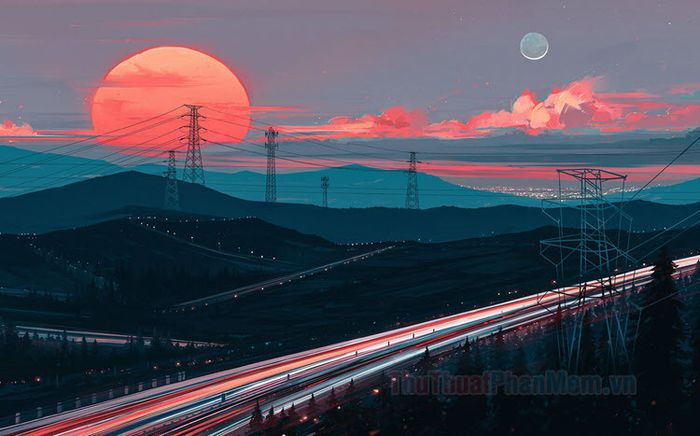
#> input picture exercise_2/assets/anh-mo-ta.jpg, 700 x 436 px; its folder holds only this picture in this run
$ python question2_main.py --input assets/anh-mo-ta.jpg
#> lines starting #> are read from the running program, lines starting #| are printed output that depends on the picture
### exercise_2/src/infrastructure/image_io.py
from __future__ import annotations

from pathlib import Path

import cv2
import numpy as np


class ImageIO:
    """Handle image loading and saving concerns."""

    def load(self, file_path: Path) -> np.ndarray:
        if not file_path.exists():
            raise FileNotFoundError(f"Image not found: {file_path}")

        image = cv2.imread(str(file_path), cv2.IMREAD_COLOR)
#> image is the input picture: shape (436, 700, 3); mean B, G, R 88.3, 75.1, 74.3
        if image is None:
            raise ValueError(f"Cannot decode image data from: {file_path}")
        return image

    def save(self, file_path: Path, image: np.ndarray) -> None:
        file_path.parent.mkdir(parents=True, exist_ok=True)
        if not cv2.imwrite(str(file_path), image):
            raise OSError(f"Cannot save image to: {file_path}")

    def show(self, window_name: str, image: np.ndarray) -> None:
        cv2.namedWindow(window_name, cv2.WINDOW_NORMAL)
        cv2.imshow(window_name, image)

### exercise_2/src/application/sharpening_use_case.py
from __future__ import annotations

from dataclasses import dataclass
from pathlib import Path

import cv2
import numpy as np

from src.infrastructure.image_io import ImageIO
from src.infrastructure.workspace_image_provider import WorkspaceImageProvider


@dataclass(frozen=True)
class SharpeningConfig:
    input_path: Path | None
    search_root: Path
    output_dir: Path
    show_windows: bool = False
    blur_kernel_size: int = 5
    blur_sigma: float = 0.0
    canny_low_threshold: int = 50
    canny_high_threshold: int = 150


class SharpeningUseCase:
    """Demonstrate Canny-based edge mask filtering for Question 2."""

    def __init__(self, image_io: ImageIO, image_provider: WorkspaceImageProvider) -> None:
        self._image_io = image_io
        self._image_provider = image_provider

    def execute(self, config: SharpeningConfig) -> dict[str, Path]:
        selected_input = self._resolve_input_path(config)
        original_image = self._image_io.load(selected_input)
        gray_image = cv2.cvtColor(original_image, cv2.COLOR_BGR2GRAY)
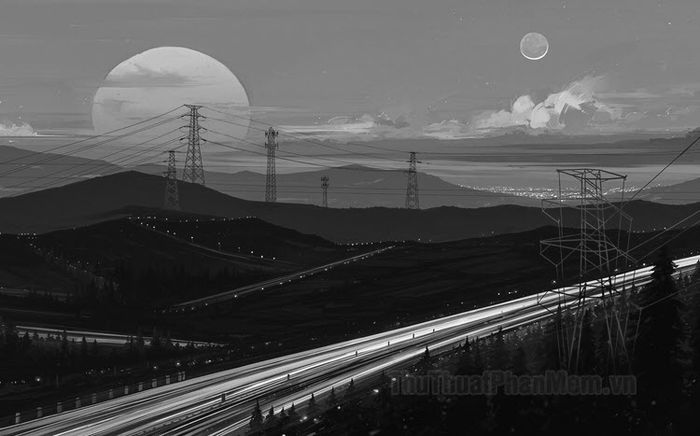
#> gray_image: shape (436, 700); min 1, max 255, mean 76.4

        blur_kernel = (config.blur_kernel_size, config.blur_kernel_size)
        blurred_image = cv2.GaussianBlur(original_image, blur_kernel, sigmaX=config.blur_sigma)
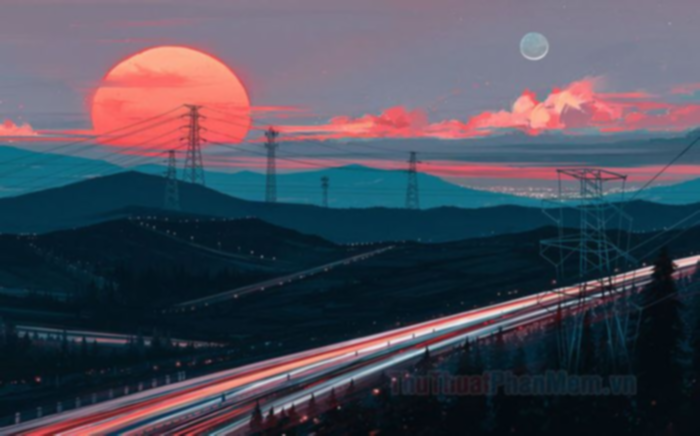
#> blurred_image: shape (436, 700, 3); mean B, G, R 88.3, 75.1, 74.3
        edges_mask = cv2.Canny(
            gray_image,
            threshold1=config.canny_low_threshold,
            threshold2=config.canny_high_threshold,
        )
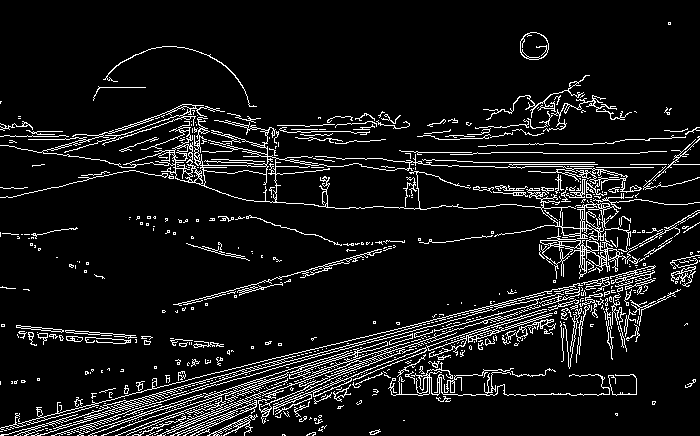
#> edges_mask: shape (436, 700); 8.5% white in thin lines or dots

        edges_mask_3ch = cv2.cvtColor(edges_mask, cv2.COLOR_GRAY2BGR)
#> edges_mask_3ch: shape (436, 700, 3); 8.5% white in thin lines or dots
        edge_preserved_result = np.where(edges_mask_3ch == 255, original_image, blurred_image)
        edge_preserved_result = edge_preserved_result.astype(np.uint8)

        panel_image = np.hstack([original_image, blurred_image, edge_preserved_result])
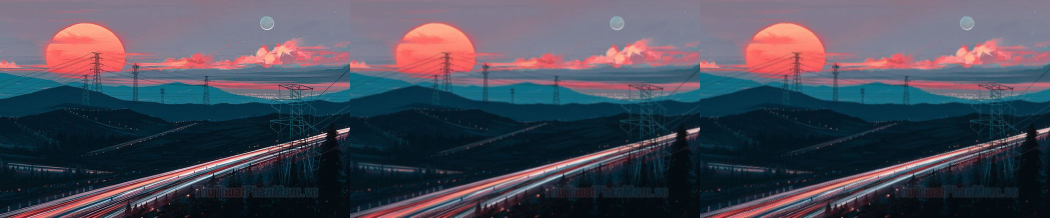
#> panel_image: shape (436, 2100, 3) (shown at 1/2 size); mean B, G, R 88.3, 75.1, 74.3

        results: dict[str, np.ndarray] = {
            "01_original": original_image,
            "02_blurred": blurred_image,
            "03_canny_mask": edges_mask,
            "04_edge_preserved_result": edge_preserved_result,
            "05_comparison_panel": panel_image,
        }

        output_paths: dict[str, Path] = {}
        config.output_dir.mkdir(parents=True, exist_ok=True)

        for name, image in results.items():
            output_path = config.output_dir / f"{name}.png"
            self._image_io.save(output_path, image)
            output_paths[name] = output_path

            if config.show_windows:
                self._image_io.show(name, image)
#> this loop made 5 passes
#> name on passes 1 to 5: '01_original', '02_blurred', '03_canny_mask', '04_edge_preserved_result', '05_comparison_panel'
#> after the loop, output_paths = 5 items

        summary_path = config.output_dir / "run_summary_question2.txt"
        summary_path.write_text(
            self._build_summary_text(selected_input=selected_input, outputs=output_paths, config=config),
            encoding="utf-8",
        )
        output_paths["run_summary_question2"] = summary_path

        if config.show_windows:
            cv2.waitKey(0)
            cv2.destroyAllWindows()

        return output_paths

    def _resolve_input_path(self, config: SharpeningConfig) -> Path:
        if config.input_path is not None:
            return config.input_path

        images = self._image_provider.list_images(config.search_root)
        return self._image_provider.pick_random(images)

    @staticmethod
    def _build_summary_text(
        selected_input: Path,
        outputs: dict[str, Path],
        config: SharpeningConfig,
    ) -> str:
        lines = [
            f"Anh dau vao duoc chon: {selected_input}",
            "",
            "Phuong phap duoc chon: Canny Edge Detection + Masking",
            "- Buoc 1: Tao mat na bien bang Canny tren anh xam.",
            "- Buoc 2: Tao anh mo toan cuc bang Gaussian Blur.",
            "- Buoc 3: Neu la bien thi giu pixel anh goc, nguoc lai lay pixel anh mo.",
            f"- Tham so Canny: low={config.canny_low_threshold}, high={config.canny_high_threshold}",
            f"- Tham so Gaussian: kernel={config.blur_kernel_size}x{config.blur_kernel_size}, sigma={config.blur_sigma}",
            "",
            "Cac file ket qua:",
        ]

        for key, path in outputs.items():
            lines.append(f"- {key}: {path}")
#> this loop made 5 passes
#> after the loop, lines = 15 items

        return "\n".join(lines)

### exercise_2/src/infrastructure/workspace_image_provider.py
from __future__ import annotations

import random
from pathlib import Path
from typing import Iterable


class WorkspaceImageProvider:
    """Find and pick input images from a workspace."""

    SUPPORTED_EXTENSIONS = {".jpg", ".jpeg", ".png", ".bmp", ".tif", ".tiff"}
    EXCLUDED_DIRS = {".git", ".venv", "venv", "__pycache__", "outputs", "build", "dist"}

    def __init__(self, seed: int | None = None) -> None:
        self._random = random.Random(seed)

    # [22 lines left out: functions list_images, pick_random, not called in this run]

### exercise_2/question2_main.py
from __future__ import annotations

import argparse
from pathlib import Path

from src.application.sharpening_use_case import SharpeningConfig, SharpeningUseCase
from src.infrastructure.image_io import ImageIO
from src.infrastructure.workspace_image_provider import WorkspaceImageProvider


def parse_args() -> argparse.Namespace:
    project_root = Path(__file__).resolve().parent
    parser = argparse.ArgumentParser(
        description="Question 2: Canny edge mask and edge-preserving result"
    )
    parser.add_argument(
        "--input",
        type=Path,
        default=None,
        help="Optional image path. If omitted, a random image in assets/ is used.",
    )
    parser.add_argument(
        "--search-root",
        type=Path,
        default=project_root / "assets",
        help="Folder used to discover images for random selection.",
    )
    parser.add_argument(
        "--output-dir",
        type=Path,
        default=project_root / "outputs_question2",
        help="Directory where Question 2 outputs are saved.",
    )
    parser.add_argument(
        "--seed",
        type=int,
        default=None,
        help="Optional random seed for reproducible random image selection.",
    )
    parser.add_argument(
        "--no-show",
        dest="show",
        action="store_false",
        help="Disable image display windows.",
    )
    parser.add_argument(
        "--blur-kernel",
        type=int,
        default=5,
        help="Gaussian blur kernel size (odd number).",
    )
    parser.add_argument(
        "--blur-sigma",
        type=float,
        default=0.0,
        help="Gaussian blur sigma.",
    )
    parser.add_argument(
        "--canny-low",
        type=int,
        default=50,
        help="Low threshold for Canny edge detection.",
    )
    parser.add_argument(
        "--canny-high",
        type=int,
        default=150,
        help="High threshold for Canny edge detection.",
    )
    parser.set_defaults(show=True)
    return parser.parse_args()


def main() -> None:
    args = parse_args()

    use_case = SharpeningUseCase(
        image_io=ImageIO(),
        image_provider=WorkspaceImageProvider(seed=args.seed),
    )

    outputs = use_case.execute(
        SharpeningConfig(
            input_path=args.input,
            search_root=args.search_root,
            output_dir=args.output_dir,
            show_windows=args.show,
            blur_kernel_size=args.blur_kernel,
            blur_sigma=args.blur_sigma,
            canny_low_threshold=args.canny_low,
            canny_high_threshold=args.canny_high,
        )
    )
#> outputs = 6 items

    print("Câu 2 hoàn thành.")
    for name, path in outputs.items():
        print(f"- {name}: {path}")
#> this loop made 6 passes
#| - 01_original: exercise_2/outputs_question2/01_original.png
#| - 02_blurred: exercise_2/outputs_question2/02_blurred.png
#| - 03_canny_mask: exercise_2/outputs_question2/03_canny_mask.png
#| - 04_edge_preserved_result: exercise_2/outputs_question2/04_edge_preserved_result.png
#| - 05_comparison_panel: exercise_2/outputs_question2/05_comparison_panel.png
#| - run_summary_question2: exercise_2/outputs_question2/run_summary_question2.txt


if __name__ == "__main__":
    main()
